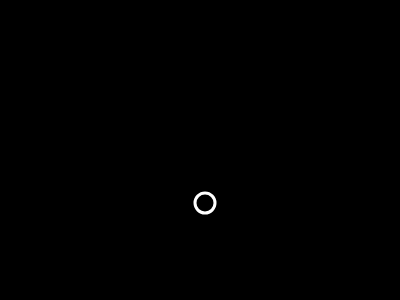
Frame 1 (no input)
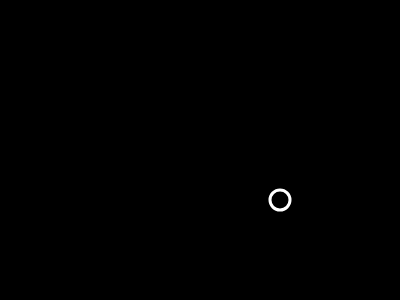
Frame 60 (no input)
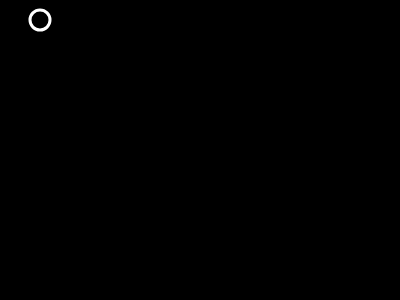
Frame 120 (the mouse pressed at the canvas centre since frame 60)

The p5.js sketch that drew these frames (run headless with seeded random() and noise() and a simulated clock; from frame 60 on, the mouse is pressed at the canvas centre):

// p5.js sketch
// ── sketch.js
// Global variables
let width=400, height=300; // Canvas
let ball = {x: 200, // 'x' position
            y: 200, // 'y' position
            x_vel: 5, // 'x' speed
            y_vel: 3, // 'y' speed
            radius: 10} // Radius

function setup() {
  createCanvas(width, height);
}

function draw() {
  background(0); // Grayscale black
  // Main
  move(); // Moving ball
  bounce(); // Collision detection
  display(); // Drawing ball
}

// User-Defined Functions
function move(){
  ball.x += ball.x_vel; // Update 'x'
  ball.y += ball.y_vel; // Update 'y'
}

function bounce(){
  if (ball.x + ball.radius >= width || ball.x - ball.radius <= 0) { // Left-Right bounds
    ball.x_vel *= -1
  };
  if (ball.y + ball.radius >= height || ball.y - ball.radius <= 0) { // Top-Bottom bounds
    ball.y_vel *= -1
  };
}

function display(){
  stroke(255); // Lines/Border color
  strokeWeight(3); // Lines/Border width
  noFill(); // No filling color
  ellipse(ball.x, ball.y, 2*ball.radius);
}
